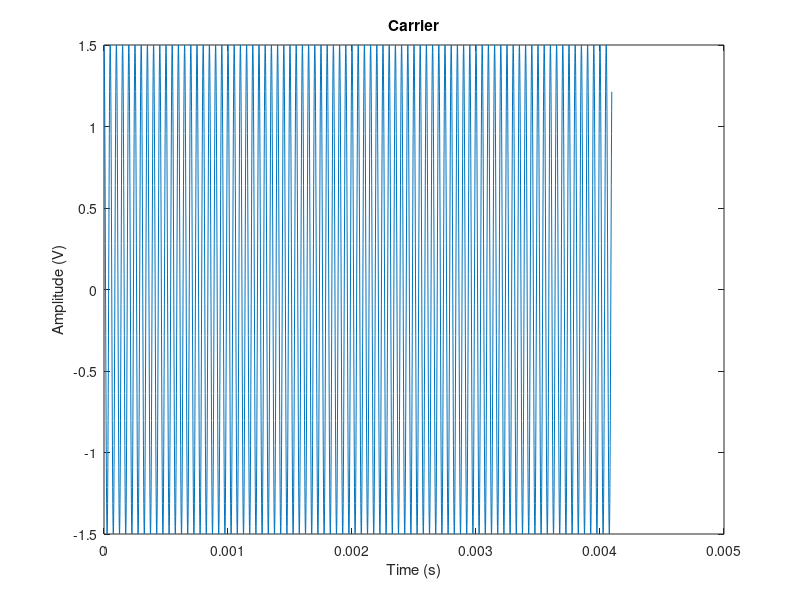
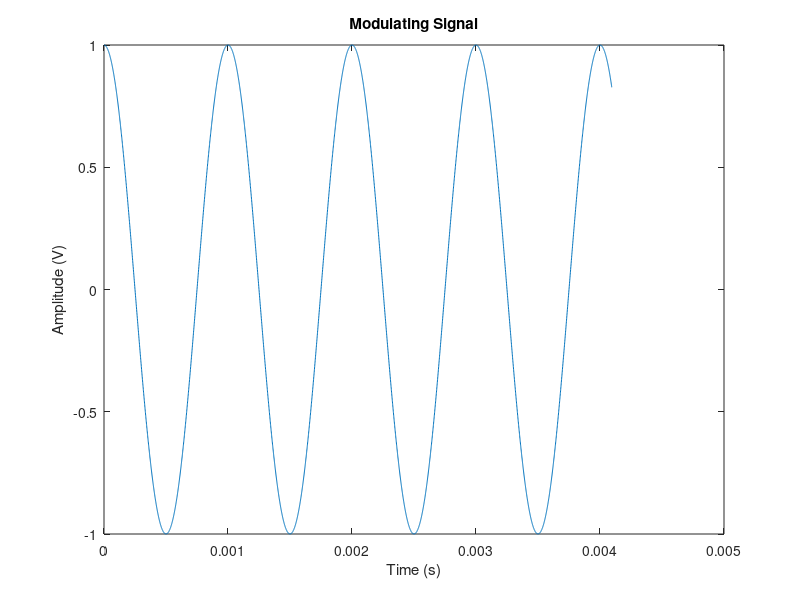
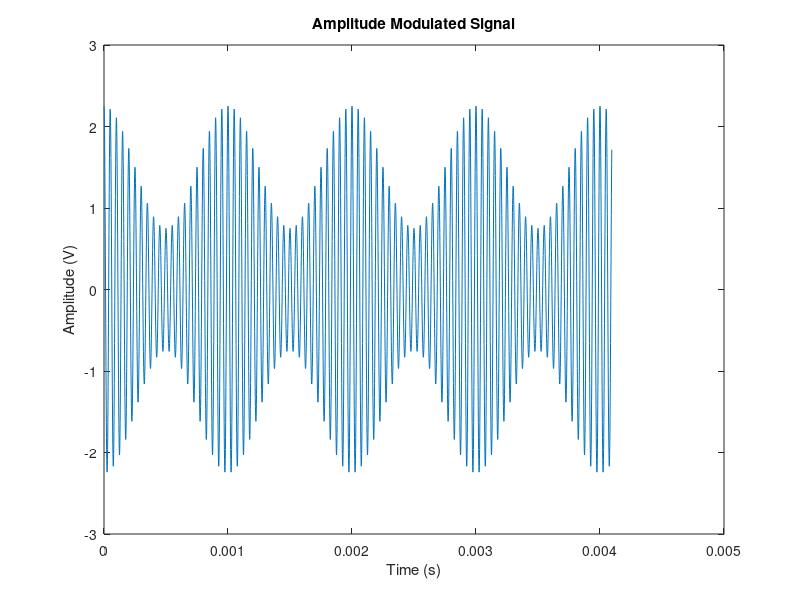
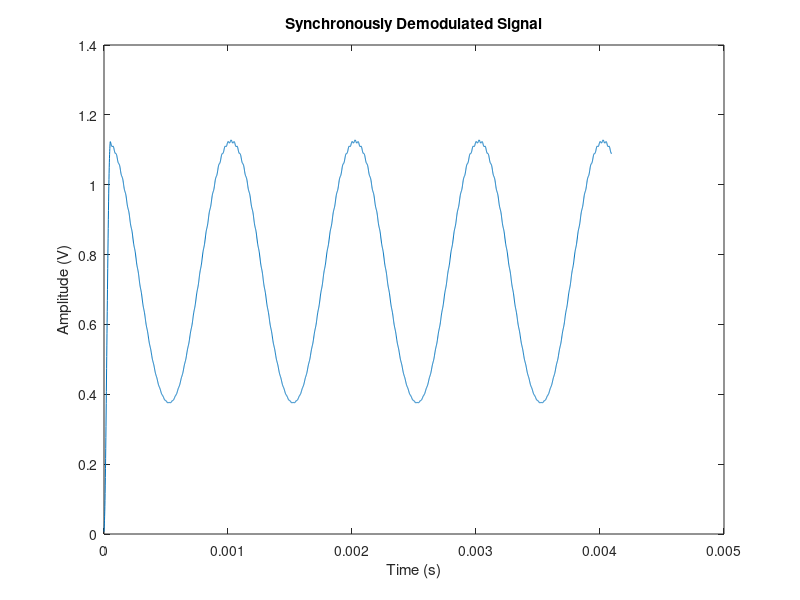

MATLAB code for these plots, in order:
% COMMUNICATION LABORATORY - I
% SIMULATION EXPERIMENT 1: Amplitude Modulation and Demodulation
% AUTHORS: Prachi Shahi - 14EC239, Samhita Varambally - 14EC244

close all;

%   MODULATION

L = 2^12;           % Length of the signals
Fs = 10^6;          % Sampling frequency; much higher than Nyquist frequency
t = (0:L-1)/Fs;

fc = 20e3;          % Carrier frequency
Ac = 1.5;           % Carrier - 3Vp-p
c = Ac*cos(2*pi*fc*t);
figure;
plot(t,c);
title('Carrier'); xlabel('Time (s)'); ylabel('Amplitude (V)');

fm = 1e3;          % Message frequency
Am = 1;            % Message - 2Vp-p
m = Am*cos(2*pi*fm*t);
figure;
plot(t,m);
title('Modulating Signal'); xlabel('Time (s)'); ylabel('Amplitude (V)');

mod_index = 0.5;        % Adjust this value for undermodulation, overmodulation or perfect modulation
am = (1+mod_index*m).*c;
figure;
plot(t,am);
title('Amplitude Modulated Signal'); xlabel('Time (s)'); ylabel('Amplitude (V)');


%   SYNCHRONOUS DEMODULATION

% The recieved AM signal is multiplied with the carrier and then passed
% through a low pass filter with cutoff frequency greater than the maximum
% frequency in the message and less than the carrier frequency to get the 
% message signal.

c_r = cos(2*pi*fc*t);       % cos(wct) at the receiver
x = c_r.*am;
% Low pass filter with cutoff frequency 1.5kHz
n = 50;
Wn = 1.5e3/(Fs/2);
b = fir1(n,Wn);
output = filter(b,1,x);
figure;
plot(t,output);
title('Synchronously Demodulated Signal'); xlabel('Time (s)'); ylabel('Amplitude (V)');


%   NON-COHERENT DETECTION

Vc(1) = 0;                              % initial capacitor voltage
for i = 2:length(am)
    if am(i) > Vc(i-1)                   % diode on (charging)
        Vc(i) = am(i);
    else                                % diode off (discharging)
        Vc(i) = Vc(i-1)*exp(-0.0025);
    end
end

n = 50;
Wn = 1.5e3/(Fs/2);                      % 1.5kHz cutoff frequency
b = fir1(n,Wn);
output = filter(b,1,Vc);
figure;
plot(t, Vc);
title('Envelope Detector Output'); xlabel('Time (s)'); ylabel('Amplitude (V)');


